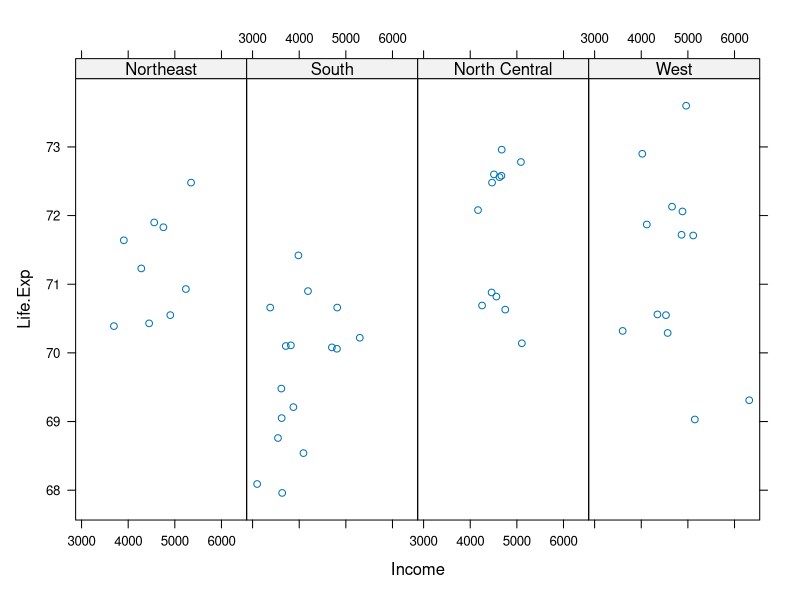
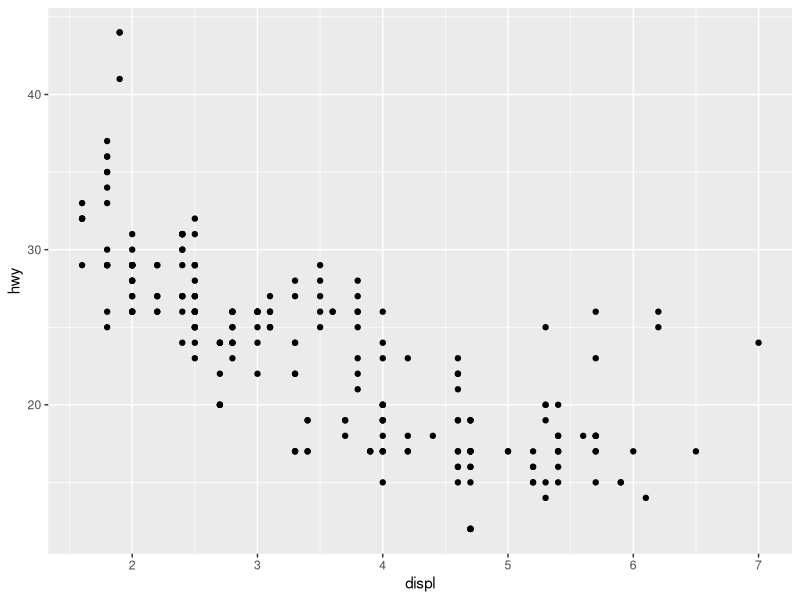
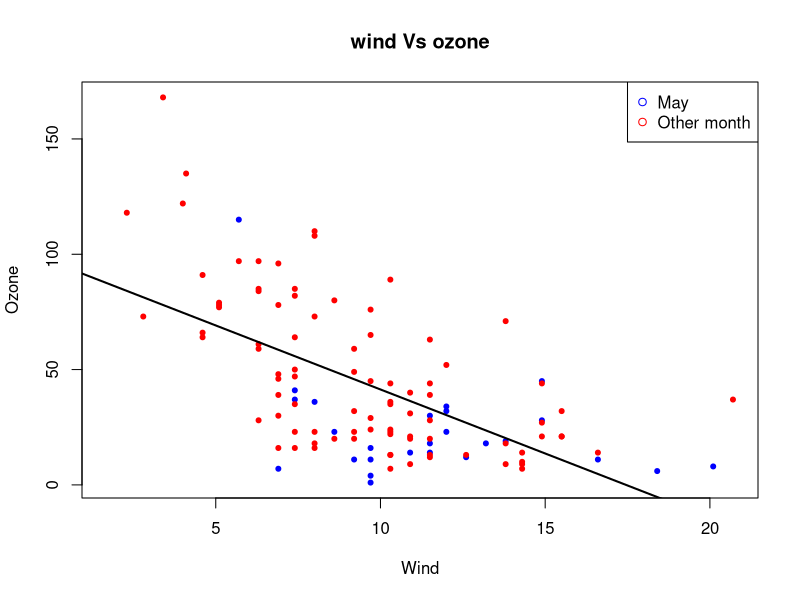

R code for these plots, in order:
#lattice plot - ploting all the plots with a single function 
library(lattice)
state <-data.frame(state.x77, region = state.region)
xyplot(Life.Exp ~ Income | region, data = state, layout = c(4,1))


#ggplots - mix of base and lattice ploting 
library(ggplot2)
data(mpg)
qplot(displ, hwy, data = mpg)

#choose a system and start plotting 


library(datasets)
with(airquality, plot(Wind, Ozone , main = "wind Vs ozone", type = "n",)) #type = "n" - intialises the graphics , will not plot anything 
with(subset(airquality, Month == 5), points(Wind, Ozone, col = "blue" ,pch = 20))
with(subset(airquality, Month != 5), points(Wind, Ozone, col = "red" ,pch = 20))
legend("topright", pch = 1, col = c("blue", "red"), legend = c("May", "Other month"))

#to add a regression 
model <- lm(Ozone ~ Wind, airquality) 
abline(model, lw = 2)